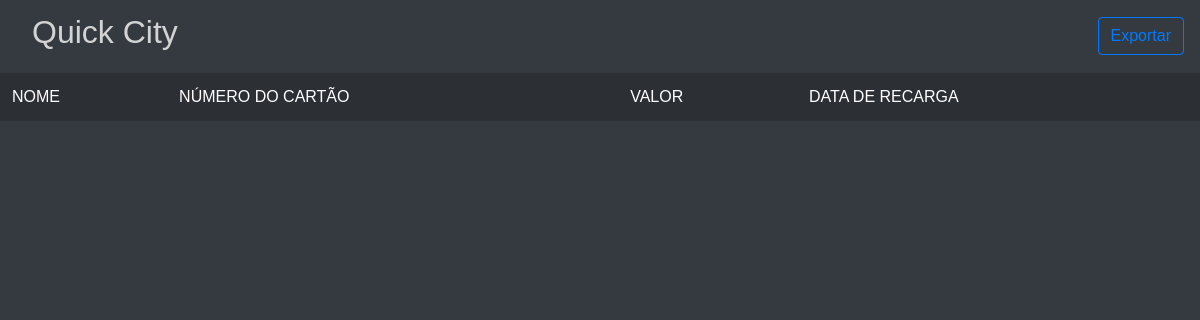
Before: /tabela.php with the older database file.
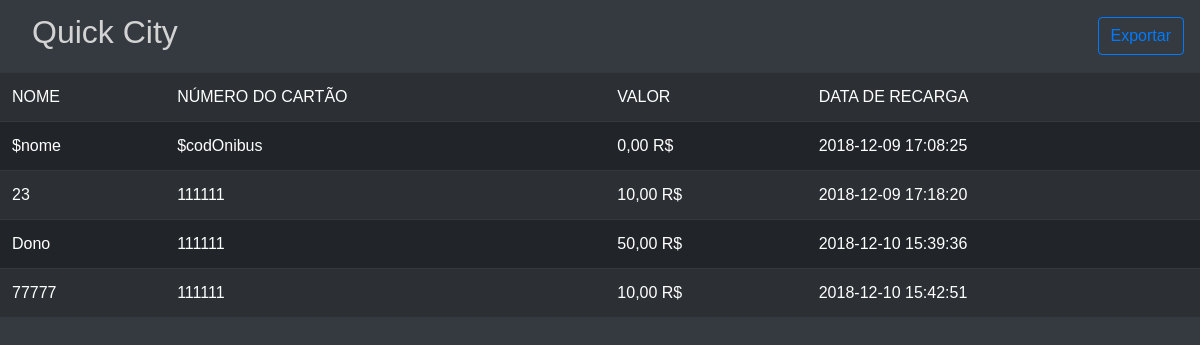
After: the same page with the newer database file.
### tables this page shows
CREATE TABLE `recarga` (
  `Id` int(11) NOT NULL AUTO_INCREMENT,
  `cartaoOnibus` varchar(32) DEFAULT NULL,
  `valor` int(11) DEFAULT NULL,
  `tipo` varchar(30) DEFAULT NULL,
  `CartaoBanco` varchar(50) DEFAULT NULL,
  `validadeCartao` varchar(40) DEFAULT NULL,
  `cvv` varchar(20) DEFAULT NULL,
  `dono` varchar(140) DEFAULT NULL,
  `dataRecarga` datetime DEFAULT NULL,
  PRIMARY KEY (`Id`)
);

### tabela.php (the view, shortened to what this page needs)
<!DOCTYPE html>
<html>
<head>
    <link rel="stylesheet" href="https://stackpath.bootstrapcdn.com/bootstrap/4.1.3/css/bootstrap.min.css">
    <link rel="stylesheet" type="text/css" href="css/style.css">
</head>
<body>
        <nav class="navbar navbar-light bg-dark justify-content-between">
            <label class="nav-item nav-link cor">Quick City</label>
            <button name="exportar" class="btn btn-outline-primary my-2 my-sm-0" type="button" onclick="exportar()">Exportar</button>
          </nav>
          <?php
          $link = mysqli_connect('localhost','root','','db_quickcity');
          if($link){
          $sql = "SELECT dono, cartaoOnibus, dataRecarga, valor FROM recarga";
          $consulta = mysqli_query($link,$sql);
          echo '<table id="tabela" class="table table-striped table-dark">';
          echo '<tr>';
          echo '<td>NOME</td>';
          echo '<td>NÚMERO DO CARTÃO</td>';
          echo '<td>VALOR</td>';
          echo '<td>DATA DE RECARGA</td>';
          echo '</tr>';
          while($registro = mysqli_fetch_assoc($consulta)){
          echo '<tr>';
          echo '<td class="dono">'.$registro["dono"].'</td>';
          echo '<td class="cartao">'.$registro["cartaoOnibus"].'</td>';
          echo '<td class="valor">'.$registro["valor"].',00 R$</td>';
          echo '<td class="data">'.$registro["dataRecarga"].'</td>';
          echo '</tr>';
          }
          echo '</table>';
          }
          ?>
</body>
</html>

### css/style.css (style rules this page uses)
.navbar { padding: .1px 1rem; }
.cor { text-align: justify; font-size: xx-large; text-emphasis-color: #D3D3D3; -webkit-text-fill-color: #D3D3D3; }
body { margin: 0; padding: 0; font-family: sans-serif; background-color: #353a40; }

Changed rows visible on the page:
added recarga: dono "$nome", cartaoOnibus "$codOnibus", valor "0", dataRecarga "2018-12-09 17:08:25"
added recarga: dono "23", cartaoOnibus "111111", valor "10", dataRecarga "2018-12-09 17:18:20"
added recarga: dono "Dono", cartaoOnibus "111111", valor "50", dataRecarga "2018-12-10 15:39:36"
added recarga: dono "77777", cartaoOnibus "111111", valor "10", dataRecarga "2018-12-10 15:42:51"
